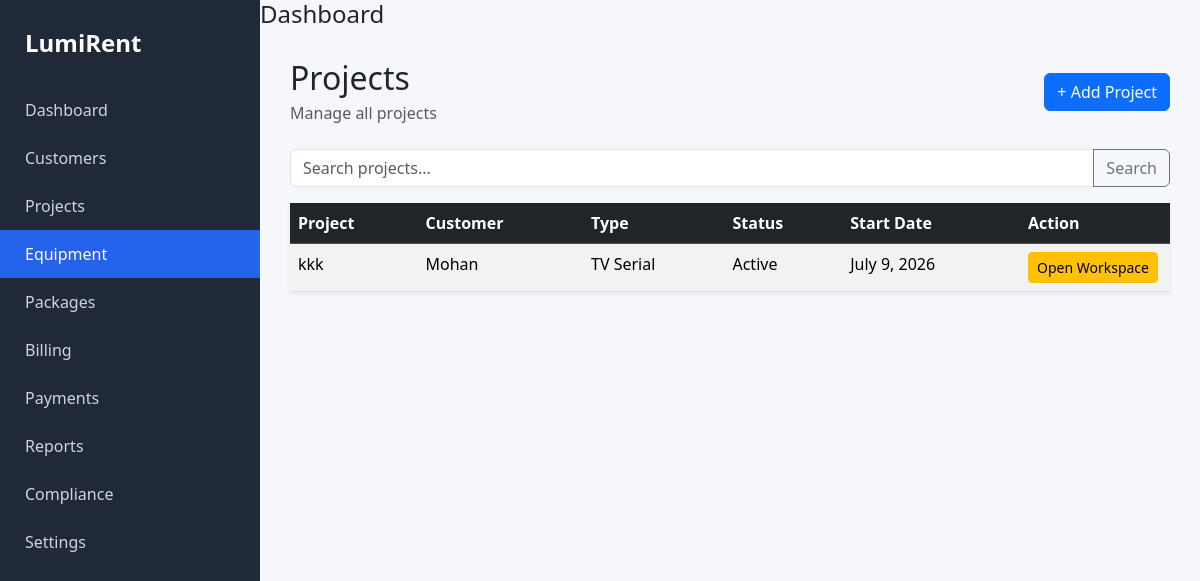
/projects/, run on the app's committed database.
### projects/models.py (models this page shows, shortened)
class Project(models.Model):
    PROJECT_TYPES = [
        ("TV Serial", "TV Serial"),
        ("Movie", "Movie"),
        ("Advertisement", "Advertisement"),
        ("Web Series", "Web Series"),
        ("Corporate", "Corporate"),
        ("Event", "Event"),
        ("Other", "Other"),
    ]
    STATUS_CHOICES = [
        ("Active", "Active"),
        ("Completed", "Completed"),
        ("On Hold", "On Hold"),
    ]
    customer = models.ForeignKey(
        Customer,
        on_delete=models.PROTECT,
        related_name="projects",
    )
    project_name = models.CharField(
        max_length=200,
    )
    short_code = models.CharField(
        max_length=20,
        blank=True,
    )
    project_type = models.CharField(
        max_length=30,
        choices=PROJECT_TYPES,
    )
    start_date = models.DateField()
    status = models.CharField(
        max_length=20,
        choices=STATUS_CHOICES,
        default="Active",
    )
    billing_contact = models.CharField(
        max_length=200,
        blank=True,
    )
    notes = models.TextField(
        blank=True,
    )
    created_at = models.DateTimeField(
    auto_now_add=True
    )
    updated_at = models.DateTimeField(
        auto_now=True
    )

### customers/models.py (models this page shows, shortened)
class Customer(models.Model):
    name = models.CharField(max_length=200)
    contact_person = models.CharField(
        max_length=200,
        blank=True
    )
    phone = models.CharField(
        max_length=20,
        blank=True
    )
    email = models.EmailField(
        blank=True
    )
    gstin = models.CharField(
        max_length=20,
        blank=True
    )
    address = models.TextField(
        blank=True
    )
    is_active = models.BooleanField(
        default=True
    )

### projects/views.py (the view)
# urls.py: path("", views.project_list, name="project_list"),
def project_list(request):
    search = request.GET.get("search", "")
    projects = Project.objects.select_related("customer")
    if search:
        projects = projects.filter(
            project_name__icontains=search
        )
    projects = projects.order_by("project_name")
    return render(
        request,
        "projects/list.html",
        {
            "projects": projects,
            "search": search,
        },
    )

### projects/templates/projects/list.html (shortened to what this page needs)
{% extends "layouts/base.html" %}
{% block content %}
{% include "components/page_header.html" with title="Projects" subtitle="Manage all projects" button_text="+ Add Project" button_url="/projects/add/" %}
{% include "components/search_bar.html" with placeholder="Search projects..." search=search %}
<table class="table table-striped table-hover shadow-sm bg-white">
<thead class="table-dark">
<tr>
    <th>Project</th>
    <th>Customer</th>
    <th>Type</th>
    <th>Status</th>
    <th>Start Date</th>
    <th width="150">Action</th>
</tr>
</thead>
<tbody>
{% for project in projects %}
<tr>
    <td>{{ project.project_name }}</td>
    <td>{{ project.customer.name }}</td>
    <td>{{ project.project_type }}</td>
    <td>{{ project.status }}</td>
    <td>{{ project.start_date }}</td>
    <td>
        <a
            href="{% url 'project_workspace' project.id %}"
            class="btn btn-warning btn-sm">
            Open Workspace
        </a>
    </td>
</tr>
{% empty %}
<tr>
    <td colspan="6" class="text-center">
        No Projects Found
    </td>
</tr>
{% endfor %}
</tbody>
</table>
{% endblock %}

### static/css/styles.css (style rules this page uses)
body { background-color: #F5F7FA; font-family: "Segoe UI", sans-serif; }
.table { background: white; }
.table thead { background: #F3F4F6; }

### data on the page
Project: project_name "kkk", customer.name "Mohan", project_type "TV Serial", status "Active", start_date "July 9, 2026"

### other printed values
{{ title }} "Projects"
{{ subtitle }} "Manage all projects"
{{ button_text }} "+ Add Project"
